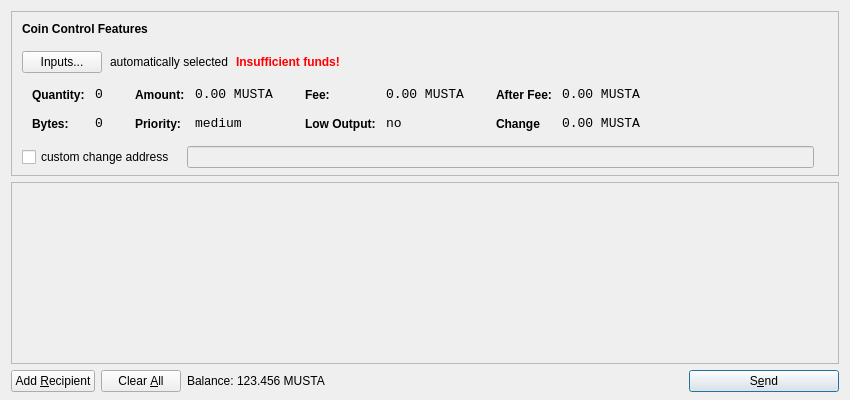
<?xml version="1.0" encoding="UTF-8"?>
<ui version="4.0">
 <class>SendCoinsDialog</class>
 <widget class="QDialog" name="SendCoinsDialog">
  <property name="geometry">
   <rect>
    <x>0</x>
    <y>0</y>
    <width>850</width>
    <height>400</height>
   </rect>
  </property>
  <property name="windowTitle">
   <string>Send Coins</string>
  </property>
  <property name="styleSheet">
   <string notr="true">background-image: url(:/images/bg2);</string>
  </property>
  <layout class="QVBoxLayout" name="verticalLayout" stretch="0,1,0">
   <property name="bottomMargin">
    <number>8</number>
   </property>
   <item>
    <widget class="QFrame" name="frameCoinControl">
     <property name="sizePolicy">
      <sizepolicy hsizetype="Expanding" vsizetype="Expanding">
       <horstretch>0</horstretch>
       <verstretch>0</verstretch>
      </sizepolicy>
     </property>
     <property name="maximumSize">
      <size>
       <width>16777215</width>
       <height>16777215</height>
      </size>
     </property>
     <property name="frameShape">
      <enum>QFrame::StyledPanel</enum>
     </property>
     <property name="frameShadow">
      <enum>QFrame::Sunken</enum>
     </property>
     <layout class="QVBoxLayout" name="verticalLayoutCoinControl2">
      <property name="spacing">
       <number>4</number>
      </property>
      <property name="leftMargin">
       <number>0</number>
      </property>
      <property name="topMargin">
       <number>0</number>
      </property>
      <property name="rightMargin">
       <number>0</number>
      </property>
      <property name="bottomMargin">
       <number>6</number>
      </property>
      <item>
       <layout class="QVBoxLayout" name="verticalLayoutCoinControl" stretch="0,0,0,0,1">
        <property name="spacing">
         <number>0</number>
        </property>
        <property name="leftMargin">
         <number>10</number>
        </property>
        <property name="topMargin">
         <number>10</number>
        </property>
        <item>
         <layout class="QHBoxLayout" name="horizontalLayoutCoinControl1">
          <property name="bottomMargin">
           <number>15</number>
          </property>
          <item>
           <widget class="QLabel" name="labelCoinControlFeatures">
            <property name="sizePolicy">
             <sizepolicy hsizetype="Preferred" vsizetype="Maximum">
              <horstretch>0</horstretch>
              <verstretch>0</verstretch>
             </sizepolicy>
            </property>
            <property name="font">
             <font>
              <weight>75</weight>
              <bold>true</bold>
             </font>
            </property>
            <property name="styleSheet">
             <string notr="true">font-weight:bold;</string>
            </property>
            <property name="text">
             <string>Coin Control Features</string>
            </property>
           </widget>
          </item>
         </layout>
        </item>
        <item>
         <layout class="QHBoxLayout" name="horizontalLayoutCoinControl2" stretch="0,0,0,0">
          <property name="spacing">
           <number>8</number>
          </property>
          <property name="bottomMargin">
           <number>10</number>
          </property>
          <item>
           <widget class="QPushButton" name="pushButtonCoinControl">
            <property name="styleSheet">
             <string notr="true"/>
            </property>
            <property name="text">
             <string>Inputs...</string>
            </property>
           </widget>
          </item>
          <item>
           <widget class="QLabel" name="labelCoinControlAutomaticallySelected">
            <property name="text">
             <string>automatically selected</string>
            </property>
            <property name="margin">
             <number>5</number>
            </property>
           </widget>
          </item>
          <item>
           <widget class="QLabel" name="labelCoinControlInsuffFunds">
            <property name="font">
             <font>
              <weight>75</weight>
              <bold>true</bold>
             </font>
            </property>
            <property name="styleSheet">
             <string notr="true">color:red;font-weight:bold;</string>
            </property>
            <property name="text">
             <string>Insufficient funds!</string>
            </property>
            <property name="margin">
             <number>5</number>
            </property>
           </widget>
          </item>
          <item>
           <spacer name="horizontalSpacerCoinControl">
            <property name="orientation">
             <enum>Qt::Horizontal</enum>
            </property>
            <property name="sizeHint" stdset="0">
             <size>
              <width>40</width>
              <height>1</height>
             </size>
            </property>
           </spacer>
          </item>
         </layout>
        </item>
        <item>
         <widget class="QWidget" name="widgetCoinControl" native="true">
          <property name="sizePolicy">
           <sizepolicy hsizetype="Preferred" vsizetype="Preferred">
            <horstretch>0</horstretch>
            <verstretch>0</verstretch>
           </sizepolicy>
          </property>
          <property name="minimumSize">
           <size>
            <width>0</width>
            <height>0</height>
           </size>
          </property>
          <property name="styleSheet">
           <string notr="true"/>
          </property>
          <layout class="QHBoxLayout" name="horizontalLayoutCoinControl5">
           <property name="leftMargin">
            <number>0</number>
           </property>
           <property name="topMargin">
            <number>0</number>
           </property>
           <property name="rightMargin">
            <number>0</number>
           </property>
           <property name="bottomMargin">
            <number>0</number>
           </property>
           <item>
            <layout class="QHBoxLayout" name="horizontalLayoutCoinControl3" stretch="0,0,0,1">
             <property name="spacing">
              <number>20</number>
             </property>
             <property name="topMargin">
              <number>0</number>
             </property>
             <property name="bottomMargin">
              <number>10</number>
             </property>
             <item>
              <layout class="QFormLayout" name="formLayoutCoinControl1">
               <property name="horizontalSpacing">
                <number>10</number>
               </property>
               <property name="verticalSpacing">
                <number>14</number>
               </property>
               <property name="leftMargin">
                <number>10</number>
               </property>
               <property name="topMargin">
                <number>4</number>
               </property>
               <property name="rightMargin">
                <number>6</number>
               </property>
               <item row="0" column="0">
                <widget class="QLabel" name="labelCoinControlQuantityText">
                 <property name="styleSheet">
                  <string notr="true">font-weight:bold;</string>
                 </property>
                 <property name="text">
                  <string>Quantity:</string>
                 </property>
                 <property name="margin">
                  <number>0</number>
                 </property>
                </widget>
               </item>
               <item row="0" column="1">
                <widget class="QLabel" name="labelCoinControlQuantity">
                 <property name="font">
                  <font>
                   <family>Monospace</family>
                   <pointsize>10</pointsize>
                  </font>
                 </property>
                 <property name="cursor">
                  <cursorShape>IBeamCursor</cursorShape>
                 </property>
                 <property name="contextMenuPolicy">
                  <enum>Qt::ActionsContextMenu</enum>
                 </property>
                 <property name="text">
                  <string>0</string>
                 </property>
                 <property name="margin">
                  <number>0</number>
                 </property>
                 <property name="textInteractionFlags">
                  <set>Qt::LinksAccessibleByMouse|Qt::TextSelectableByKeyboard|Qt::TextSelectableByMouse</set>
                 </property>
                </widget>
               </item>
               <item row="1" column="0">
                <widget class="QLabel" name="labelCoinControlBytesText">
                 <property name="styleSheet">
                  <string notr="true">font-weight:bold;</string>
                 </property>
                 <property name="text">
                  <string>Bytes:</string>
                 </property>
                </widget>
               </item>
               <item row="1" column="1">
                <widget class="QLabel" name="labelCoinControlBytes">
                 <property name="font">
                  <font>
                   <family>Monospace</family>
                   <pointsize>10</pointsize>
                  </font>
                 </property>
                 <property name="cursor">
                  <cursorShape>IBeamCursor</cursorShape>
                 </property>
                 <property name="contextMenuPolicy">
                  <enum>Qt::ActionsContextMenu</enum>
                 </property>
                 <property name="text">
                  <string>0</string>
                 </property>
                 <property name="textInteractionFlags">
                  <set>Qt::LinksAccessibleByMouse|Qt::TextSelectableByKeyboard|Qt::TextSelectableByMouse</set>
                 </property>
                </widget>
               </item>
              </layout>
             </item>
             <item>
              <layout class="QFormLayout" name="formLayoutCoinControl2">
               <property name="horizontalSpacing">
                <number>10</number>
               </property>
               <property name="verticalSpacing">
                <number>14</number>
               </property>
               <property name="leftMargin">
                <number>6</number>
               </property>
               <property name="topMargin">
                <number>4</number>
               </property>
               <property name="rightMargin">
                <number>6</number>
               </property>
               <item row="0" column="0">
                <widget class="QLabel" name="labelCoinControlAmountText">
                 <property name="styleSheet">
                  <string notr="true">font-weight:bold;</string>
                 </property>
                 <property name="text">
                  <string>Amount:</string>
                 </property>
                 <property name="margin">
                  <number>0</number>
                 </property>
                </widget>
               </item>
               <item row="0" column="1">
                <widget class="QLabel" name="labelCoinControlAmount">
                 <property name="font">
                  <font>
                   <family>Monospace</family>
                   <pointsize>10</pointsize>
                  </font>
                 </property>
                 <property name="cursor">
                  <cursorShape>IBeamCursor</cursorShape>
                 </property>
                 <property name="contextMenuPolicy">
                  <enum>Qt::ActionsContextMenu</enum>
                 </property>
                 <property name="text">
                  <string>0.00 MUSTA</string>
                 </property>
                 <property name="textInteractionFlags">
                  <set>Qt::LinksAccessibleByMouse|Qt::TextSelectableByKeyboard|Qt::TextSelectableByMouse</set>
                 </property>
                </widget>
               </item>
               <item row="1" column="0">
                <widget class="QLabel" name="labelCoinControlPriorityText">
                 <property name="styleSheet">
                  <string notr="true">font-weight:bold;</string>
                 </property>
                 <property name="text">
                  <string>Priority:</string>
                 </property>
                </widget>
               </item>
               <item row="1" column="1">
                <widget class="QLabel" name="labelCoinControlPriority">
                 <property name="font">
                  <font>
                   <family>Monospace</family>
                   <pointsize>10</pointsize>
                  </font>
                 </property>
                 <property name="cursor">
                  <cursorShape>IBeamCursor</cursorShape>
                 </property>
                 <property name="contextMenuPolicy">
                  <enum>Qt::ActionsContextMenu</enum>
                 </property>
                 <property name="text">
                  <string>medium</string>
                 </property>
                 <property name="textInteractionFlags">
                  <set>Qt::LinksAccessibleByMouse|Qt::TextSelectableByKeyboard|Qt::TextSelectableByMouse</set>
                 </property>
                </widget>
               </item>
              </layout>
             </item>
             <item>
              <layout class="QFormLayout" name="formLayoutCoinControl3">
               <property name="horizontalSpacing">
                <number>10</number>
               </property>
               <property name="verticalSpacing">
                <number>14</number>
               </property>
               <property name="leftMargin">
                <number>6</number>
               </property>
               <property name="topMargin">
                <number>4</number>
               </property>
               <property name="rightMargin">
                <number>6</number>
               </property>
               <item row="0" column="0">
                <widget class="QLabel" name="labelCoinControlFeeText">
                 <property name="styleSheet">
                  <string notr="true">font-weight:bold;</string>
                 </property>
                 <property name="text">
                  <string>Fee:</string>
                 </property>
                 <property name="margin">
                  <number>0</number>
                 </property>
                </widget>
               </item>
               <item row="0" column="1">
                <widget class="QLabel" name="labelCoinControlFee">
                 <property name="font">
                  <font>
                   <family>Monospace</family>
                   <pointsize>10</pointsize>
                  </font>
                 </property>
                 <property name="cursor">
                  <cursorShape>IBeamCursor</cursorShape>
                 </property>
                 <property name="contextMenuPolicy">
                  <enum>Qt::ActionsContextMenu</enum>
                 </property>
                 <property name="text">
                  <string>0.00 MUSTA</string>
                 </property>
                 <property name="textInteractionFlags">
                  <set>Qt::LinksAccessibleByMouse|Qt::TextSelectableByKeyboard|Qt::TextSelectableByMouse</set>
                 </property>
                </widget>
               </item>
               <item row="1" column="0">
                <widget class="QLabel" name="labelCoinControlLowOutputText">
                 <property name="styleSheet">
                  <string notr="true">font-weight:bold;</string>
                 </property>
                 <property name="text">
                  <string>Low Output:</string>
                 </property>
                </widget>
               </item>
               <item row="1" column="1">
                <widget class="QLabel" name="labelCoinControlLowOutput">
                 <property name="font">
                  <font>
                   <family>Monospace</family>
                   <pointsize>10</pointsize>
                  </font>
                 </property>
                 <property name="cursor">
                  <cursorShape>IBeamCursor</cursorShape>
                 </property>
                 <property name="contextMenuPolicy">
                  <enum>Qt::ActionsContextMenu</enum>
                 </property>
                 <property name="text">
                  <string>no</string>
                 </property>
                 <property name="textInteractionFlags">
                  <set>Qt::LinksAccessibleByMouse|Qt::TextSelectableByKeyboard|Qt::TextSelectableByMouse</set>
                 </property>
                </widget>
               </item>
              </layout>
             </item>
             <item>
              <layout class="QFormLayout" name="formLayoutCoinControl4">
               <property name="horizontalSpacing">
                <number>10</number>
               </property>
               <property name="verticalSpacing">
                <number>14</number>
               </property>
               <property name="leftMargin">
                <number>6</number>
               </property>
               <property name="topMargin">
                <number>4</number>
               </property>
               <property name="rightMargin">
                <number>6</number>
               </property>
               <item row="0" column="0">
                <widget class="QLabel" name="labelCoinControlAfterFeeText">
                 <property name="styleSheet">
                  <string notr="true">font-weight:bold;</string>
                 </property>
                 <property name="text">
                  <string>After Fee:</string>
                 </property>
                 <property name="margin">
                  <number>0</number>
                 </property>
                </widget>
               </item>
               <item row="0" column="1">
                <widget class="QLabel" name="labelCoinControlAfterFee">
                 <property name="font">
                  <font>
                   <family>Monospace</family>
                   <pointsize>10</pointsize>
                  </font>
                 </property>
                 <property name="cursor">
                  <cursorShape>IBeamCursor</cursorShape>
                 </property>
                 <property name="contextMenuPolicy">
                  <enum>Qt::ActionsContextMenu</enum>
                 </property>
                 <property name="text">
                  <string>0.00 MUSTA</string>
                 </property>
                 <property name="textInteractionFlags">
                  <set>Qt::LinksAccessibleByMouse|Qt::TextSelectableByKeyboard|Qt::TextSelectableByMouse</set>
                 </property>
                </widget>
               </item>
               <item row="1" column="0">
                <widget class="QLabel" name="labelCoinControlChangeText">
                 <property name="styleSheet">
                  <string notr="true">font-weight:bold;</string>
                 </property>
                 <property name="text">
                  <string>Change</string>
                 </property>
                </widget>
               </item>
               <item row="1" column="1">
                <widget class="QLabel" name="labelCoinControlChange">
                 <property name="font">
                  <font>
                   <family>Monospace</family>
                   <pointsize>10</pointsize>
                  </font>
                 </property>
                 <property name="cursor">
                  <cursorShape>IBeamCursor</cursorShape>
                 </property>
                 <property name="contextMenuPolicy">
                  <enum>Qt::ActionsContextMenu</enum>
                 </property>
                 <property name="text">
                  <string>0.00 MUSTA</string>
                 </property>
                 <property name="textInteractionFlags">
                  <set>Qt::LinksAccessibleByMouse|Qt::TextSelectableByKeyboard|Qt::TextSelectableByMouse</set>
                 </property>
                </widget>
               </item>
              </layout>
             </item>
            </layout>
           </item>
          </layout>
         </widget>
        </item>
        <item>
         <layout class="QHBoxLayout" name="horizontalLayoutCoinControl4" stretch="0,0,0">
          <property name="spacing">
           <number>12</number>
          </property>
          <property name="sizeConstraint">
           <enum>QLayout::SetDefaultConstraint</enum>
          </property>
          <property name="topMargin">
           <number>5</number>
          </property>
          <property name="rightMargin">
           <number>5</number>
          </property>
          <item>
           <widget class="QCheckBox" name="checkBoxCoinControlChange">
            <property name="text">
             <string>custom change address</string>
            </property>
           </widget>
          </item>
          <item>
           <widget class="QLineEdit" name="lineEditCoinControlChange">
            <property name="enabled">
             <bool>false</bool>
            </property>
            <property name="sizePolicy">
             <sizepolicy hsizetype="Expanding" vsizetype="Fixed">
              <horstretch>0</horstretch>
              <verstretch>0</verstretch>
             </sizepolicy>
            </property>
           </widget>
          </item>
          <item>
           <widget class="QLabel" name="labelCoinControlChangeLabel">
            <property name="sizePolicy">
             <sizepolicy hsizetype="Preferred" vsizetype="Expanding">
              <horstretch>0</horstretch>
              <verstretch>0</verstretch>
             </sizepolicy>
            </property>
            <property name="minimumSize">
             <size>
              <width>0</width>
              <height>0</height>
             </size>
            </property>
            <property name="text">
             <string/>
            </property>
            <property name="margin">
             <number>3</number>
            </property>
           </widget>
          </item>
         </layout>
        </item>
        <item>
         <spacer name="verticalSpacerCoinControl">
          <property name="orientation">
           <enum>Qt::Vertical</enum>
          </property>
          <property name="sizeHint" stdset="0">
           <size>
            <width>800</width>
            <height>1</height>
           </size>
          </property>
         </spacer>
        </item>
       </layout>
      </item>
     </layout>
    </widget>
   </item>
   <item>
    <widget class="QScrollArea" name="scrollArea">
     <property name="widgetResizable">
      <bool>true</bool>
     </property>
     <widget class="QWidget" name="scrollAreaWidgetContents">
      <property name="geometry">
       <rect>
        <x>0</x>
        <y>0</y>
        <width>836</width>
        <height>193</height>
       </rect>
      </property>
      <layout class="QVBoxLayout" name="verticalLayout_2">
       <property name="leftMargin">
        <number>0</number>
       </property>
       <property name="topMargin">
        <number>0</number>
       </property>
       <property name="rightMargin">
        <number>0</number>
       </property>
       <property name="bottomMargin">
        <number>0</number>
       </property>
       <item>
        <layout class="QVBoxLayout" name="entries">
         <property name="spacing">
          <number>6</number>
         </property>
        </layout>
       </item>
       <item>
        <spacer name="verticalSpacer">
         <property name="orientation">
          <enum>Qt::Vertical</enum>
         </property>
         <property name="sizeHint" stdset="0">
          <size>
           <width>20</width>
           <height>40</height>
          </size>
         </property>
        </spacer>
       </item>
      </layout>
     </widget>
    </widget>
   </item>
   <item>
    <layout class="QHBoxLayout" name="horizontalLayout">
     <item>
      <widget class="QPushButton" name="addButton">
       <property name="toolTip">
        <string>Send to multiple recipients at once</string>
       </property>
       <property name="text">
        <string>Add &amp;Recipient</string>
       </property>
       <property name="icon">
        <iconset resource="../bitcoin.qrc">
         <normaloff>:/icons/add</normaloff>:/icons/add</iconset>
       </property>
       <property name="autoDefault">
        <bool>false</bool>
       </property>
      </widget>
     </item>
     <item>
      <widget class="QPushButton" name="clearButton">
       <property name="sizePolicy">
        <sizepolicy hsizetype="Minimum" vsizetype="Fixed">
         <horstretch>0</horstretch>
         <verstretch>0</verstretch>
        </sizepolicy>
       </property>
       <property name="toolTip">
        <string>Remove all transaction fields</string>
       </property>
       <property name="text">
        <string>Clear &amp;All</string>
       </property>
       <property name="icon">
        <iconset resource="../bitcoin.qrc">
         <normaloff>:/icons/remove</normaloff>:/icons/remove</iconset>
       </property>
       <property name="autoRepeatDelay">
        <number>300</number>
       </property>
       <property name="autoDefault">
        <bool>false</bool>
       </property>
      </widget>
     </item>
     <item>
      <layout class="QHBoxLayout" name="horizontalLayout_2">
       <property name="spacing">
        <number>3</number>
       </property>
       <item>
        <widget class="QLabel" name="label">
         <property name="sizePolicy">
          <sizepolicy hsizetype="Preferred" vsizetype="Fixed">
           <horstretch>0</horstretch>
           <verstretch>0</verstretch>
          </sizepolicy>
         </property>
         <property name="text">
          <string>Balance:</string>
         </property>
        </widget>
       </item>
       <item>
        <widget class="QLabel" name="labelBalance">
         <property name="sizePolicy">
          <sizepolicy hsizetype="Preferred" vsizetype="Fixed">
           <horstretch>0</horstretch>
           <verstretch>0</verstretch>
          </sizepolicy>
         </property>
         <property name="cursor">
          <cursorShape>IBeamCursor</cursorShape>
         </property>
         <property name="text">
          <string>123.456 MUSTA</string>
         </property>
         <property name="textInteractionFlags">
          <set>Qt::LinksAccessibleByMouse|Qt::TextSelectableByKeyboard|Qt::TextSelectableByMouse</set>
         </property>
        </widget>
       </item>
      </layout>
     </item>
     <item>
      <spacer name="horizontalSpacer">
       <property name="orientation">
        <enum>Qt::Horizontal</enum>
       </property>
       <property name="sizeHint" stdset="0">
        <size>
         <width>40</width>
         <height>20</height>
        </size>
       </property>
      </spacer>
     </item>
     <item>
      <widget class="QPushButton" name="sendButton">
       <property name="minimumSize">
        <size>
         <width>150</width>
         <height>0</height>
        </size>
       </property>
       <property name="toolTip">
        <string>Confirm the send action</string>
       </property>
       <property name="text">
        <string>S&amp;end</string>
       </property>
       <property name="icon">
        <iconset resource="../bitcoin.qrc">
         <normaloff>:/icons/send</normaloff>:/icons/send</iconset>
       </property>
       <property name="default">
        <bool>true</bool>
       </property>
      </widget>
     </item>
    </layout>
   </item>
  </layout>
 </widget>
 <resources>
  <include location="../bitcoin.qrc"/>
 </resources>
 <connections/>
</ui>
